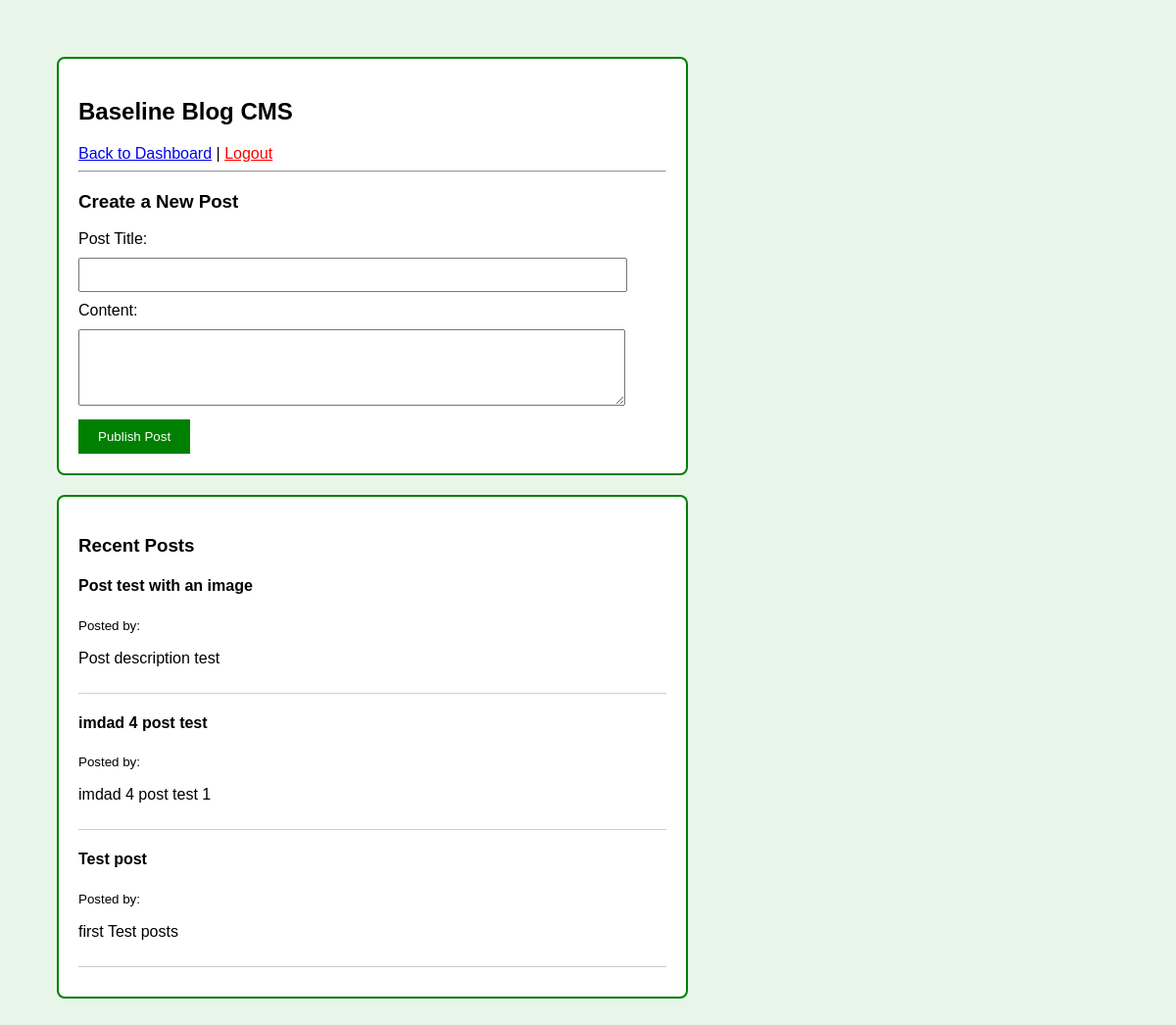
Before: /Version_A_Baseline/blog.php (signed in) with the older database file.
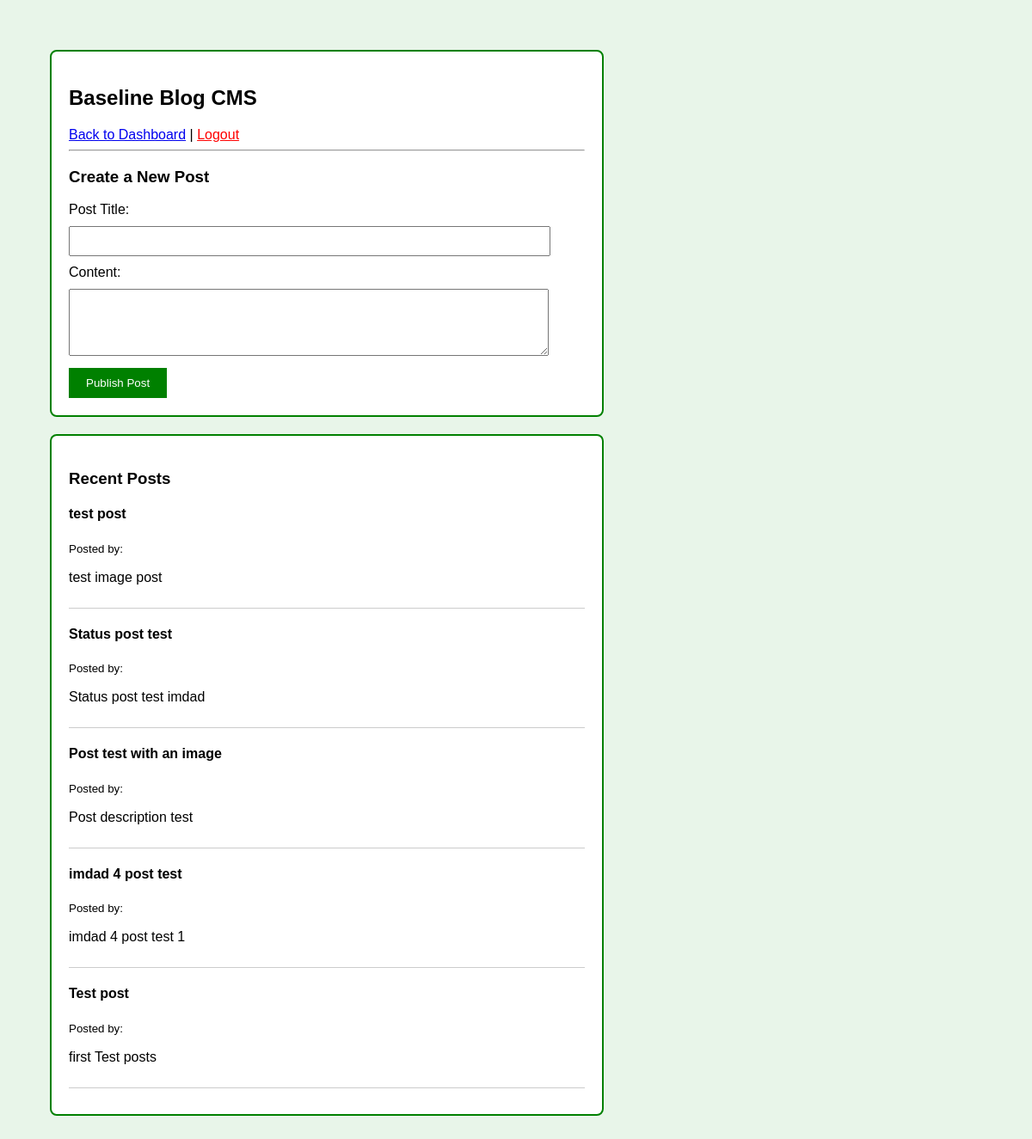
After: the same page with the newer database file.
### tables this page shows
CREATE TABLE posts (
                    id INTEGER PRIMARY KEY AUTOINCREMENT,
                    title TEXT NOT NULL,
                    category_id INTEGER NULL,
                    content TEXT NOT NULL,
                    author_id INTEGER NOT NULL,
                    status TEXT DEFAULT 'published',
                    created_at DATETIME DEFAULT CURRENT_TIMESTAMP
                , banner_image TEXT NULL);

### public/Version_A_Baseline/blog.php (the view, shortened to what this page needs)
<?php
require 'db.php';
$pdo->exec("
    CREATE TABLE IF NOT EXISTS posts (
        id INTEGER PRIMARY KEY AUTOINCREMENT,
        title TEXT NOT NULL,
        content TEXT NOT NULL,
        author TEXT NOT NULL
    )
");
$posts = [];
try {
    $stmt = $pdo->query("SELECT * FROM posts ORDER BY id DESC");
    $posts = $stmt->fetchAll(PDO::FETCH_ASSOC);
} catch (PDOException $e) {
    echo "Error fetching posts.";
}
?>
<!DOCTYPE html>
<html>
<head>
</head>
<body>
<div class="container">
    <h2>Baseline Blog CMS</h2>
    <a href="dashboard.php">Back to Dashboard</a> | <a href="login.php?logout=true" style="color: red;">Logout</a>
    <hr>
    <h3>Create a New Post</h3>
    <form method="POST" action="">
        <label>Post Title:</label><br>
        <input type="text" name="title" required><br>
        <label>Content:</label><br>
        <textarea name="content" rows="4" required></textarea><br>
        <button type="submit">Publish Post</button>
    </form>
</div>
<div class="container">
    <h3>Recent Posts</h3>
    <?php if (empty($posts)): ?>
        <p>No posts yet.</p>
    <?php else: ?>
        <?php foreach ($posts as $post): ?>
            <div class="post">
                <h4><?= $post['title'] ?></h4>
                <p><small>Posted by: <?= $post['author'] ?></small></p>
                <p><?= $post['content'] ?></p>
            </div>
        <?php endforeach; ?>
    <?php endif; ?>
</div>
</body>
</html>

Changed rows visible on the page:
added posts: title "test post", content "test image post"
added posts: title "Status post test", content "Status post test imdad"
